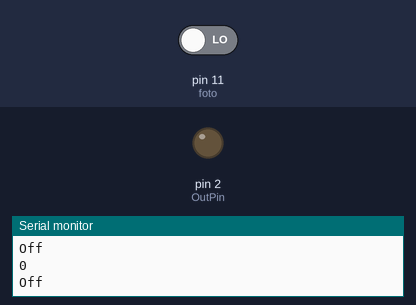
Recording of a sketch running on a simulated Arduino Uno, built with avr-gcc and run on an emulated ATmega328P. Shown: output pins drawn as LEDs (lit = HIGH), the last lines printed to the serial monitor. Inputs (shaded band) come from the test bench; at power-on: pin 11 (foto) LOW.

Above: at 1.2 s.
1.3 s: pin 11 (foto) driven HIGH
At 2.5 s:
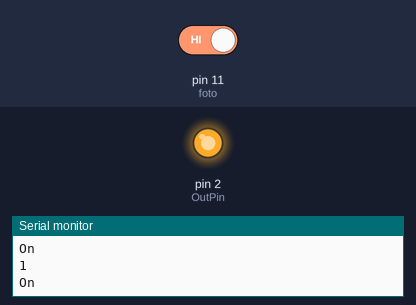
2.8 s: pin 11 (foto) driven LOW
At 3.7 s:
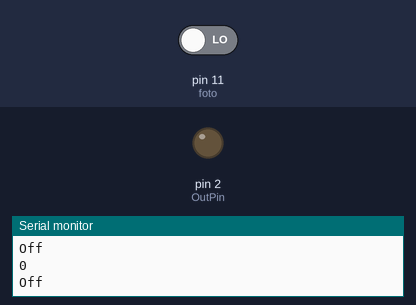
Timing chart, 0 to 5.8 s (numbered marks = the images above; inputs shaded):
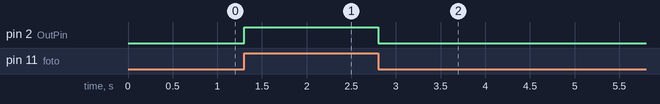

Measured:
- after the input at 1.3 s, pin 2 (OutPin): LOW → HIGH at once
- after the input at 2.8 s, pin 2 (OutPin): HIGH → LOW at once

The sketch:

Fotores_dig.ino
```cpp
const int foto = 11; // Pin analogico 1 para la lectura del Fototransistor
const int OutPin = 2;      // Pin para el led indicador

int sensorValue = 0;        // Inicializamos el valor del sensor

void setup() {
  // Inicializamos la comunicacion serial a 9600 bps:
  Serial.begin(9600);
  pinMode(OutPin, OUTPUT);
}

void loop() {
  // leemos el pin para y asignamos el valor a la variable.
  sensorValue = digitalRead(foto);
  Serial.println(sensorValue);
  // Si el valor obtenido es mayor a 900 se activa el LED
  if(sensorValue ==  HIGH )
  {
    digitalWrite(OutPin, HIGH);
    Serial.println("On");
  }
  else
  {
    digitalWrite(OutPin, LOW);
    Serial.println("Off");
  }

  delay(100);
}
```
